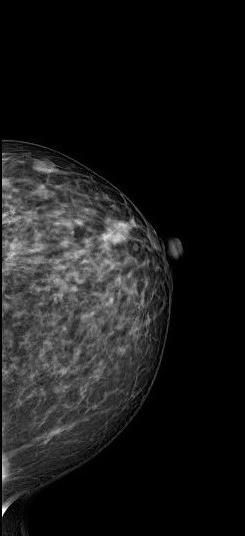
#> input picture data_test/ganas.jpg, 245 x 536 px
$ python -i helpers.py   (imports and definitions only)   (older library calls are emulated)
#> lines starting #> are read from the running program, lines starting #| are printed output that depends on the picture; after the words box and inside, x2 and y2 are one past the last pixel; in counts of white or black regions, pixels touching at a corner belong together
import pickle
import numpy as np
import cv2
from skimage.feature import graycomatrix, graycoprops, local_binary_pattern

# Load model and scaler
# [6 lines not run here, left out]


# Define GLCM parameters
glcm_distances = [1, 2, 3, 4]
glcm_angles = [0, np.pi/4, np.pi/2, 3*np.pi/4, np.pi, 5*np.pi/4, 3*np.pi/2]
glcm_properties = ['contrast', 'homogeneity', 'energy', 'correlation', 'dissimilarity', 'ASM']
hsv_properties = ['hue', 'saturation', 'value']

# Class names
class_names = ['ganas', 'jinak', 'normal']


# [56 lines left out: functions predict_image, extract_features, not called in this run]

def process_and_save_image(image_path):
    # Load and resize the original image
#> called with image_path = 'data_test/ganas.jpg'
    image = cv2.imread(image_path)
#> image is the input picture: shape (536, 245, 3); min 0, max 255, mean 26.4
    resized_image = cv2.resize(image, (256, 256))

    # Convert the image to grayscale
    gray_image = cv2.cvtColor(resized_image, cv2.COLOR_BGR2GRAY)

    # Local Binary Pattern (LBP) - memberikan tekstur yang lebih jelas
    radius = 3
    n_points = 8 * radius
    lbp = local_binary_pattern(gray_image, n_points, radius, method="uniform")
    lbp_image = (lbp / lbp.max() * 255).astype(np.uint8)
    lbp_image = cv2.merge([lbp_image]*3)
#> lbp_image: shape (256, 256, 3)

    # Sobel Edge Detection - untuk deteksi tepi
    sobelx = cv2.Sobel(gray_image, cv2.CV_64F, 1, 0, ksize=3)
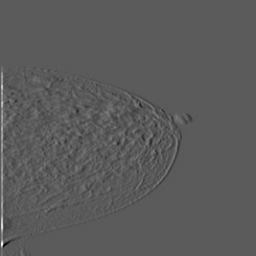
#> sobelx: shape (256, 256) float64; min -523, max 937, mean -0.1; drawn with min black and max white
    sobely = cv2.Sobel(gray_image, cv2.CV_64F, 0, 1, ksize=3)
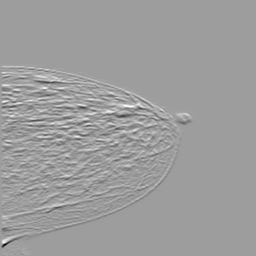
#> sobely: shape (256, 256) float64; min -769, max 474, mean 0.1; drawn with min black and max white
    sobel_edges = cv2.magnitude(sobelx, sobely)
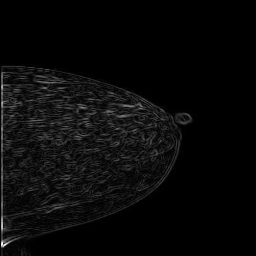
#> sobel_edges: shape (256, 256) float64; min 0, max 947, mean 34.9; drawn with min black and max white
    sobel_edges = cv2.normalize(sobel_edges, None, 0, 255, cv2.NORM_MINMAX).astype(np.uint8)
    sobel_edges = cv2.merge([sobel_edges]*3)
#> sobel_edges: shape (256, 256, 3)

    # Adaptive Thresholding - membantu memisahkan area penting
    adaptive_thresh = cv2.adaptiveThreshold(
        gray_image,
        255,
        cv2.ADAPTIVE_THRESH_GAUSSIAN_C,
        cv2.THRESH_BINARY,
        11,
        2
    )
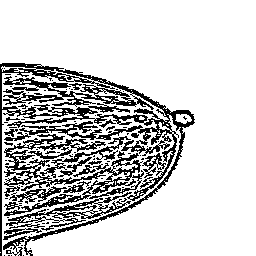
#> adaptive_thresh: shape (256, 256); 80.1% white; black in thin lines or dots, all inside (x1, y1, x2, y2) = (0, 63, 195, 256)
    adaptive_thresh = cv2.merge([adaptive_thresh]*3)

    # Original grayscale image
    gray_3ch = cv2.merge([gray_image]*3)

    # Combine images horizontally (2x2 grid)
    top_row = np.hstack([gray_3ch, sobel_edges])
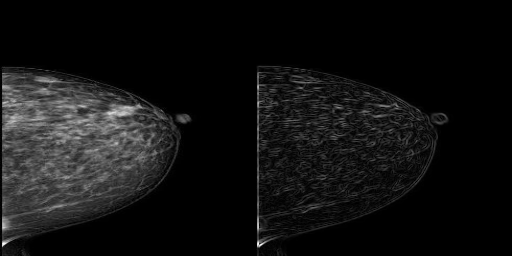
#> top_row: shape (256, 512, 3); min 0, max 255, mean 17.8
    bottom_row = np.hstack([adaptive_thresh, lbp_image])
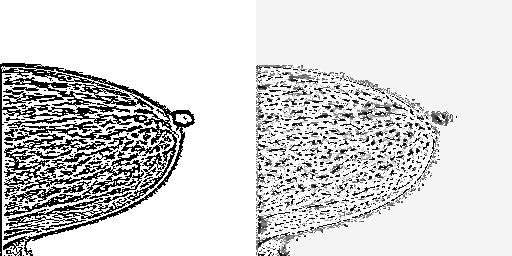
#> bottom_row: shape (256, 512, 3); min 0, max 255, mean 213.1

    # Combine rows vertically
    combined_image = np.vstack([top_row, bottom_row])
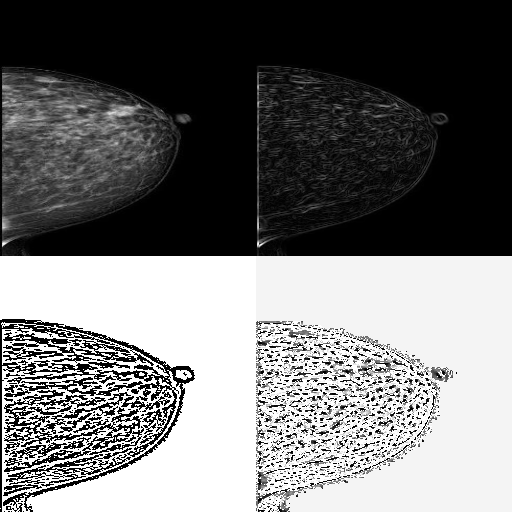
#> combined_image: shape (512, 512, 3); min 0, max 255, mean 115.4

    return combined_image

>>> result = process_and_save_image('data_test/ganas.jpg')

$ run again, on data_test/jinak.jpg
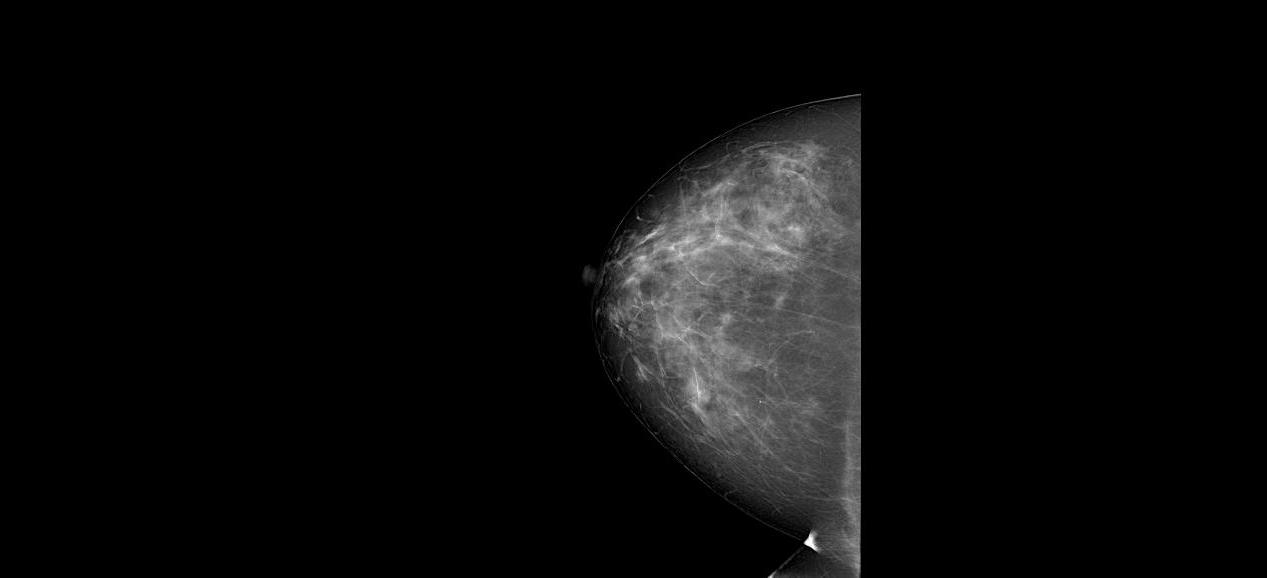
#> input picture data_test/jinak.jpg, 1267 x 578 px
#> in process_and_save_image, image is the input picture: shape (578, 1267, 3); min 0, max 255, mean 10.7
#> in process_and_save_image, `adaptive_thresh = cv2.adaptiveThreshold( gray_image, 255, cv2.ADAPTIVE..`:
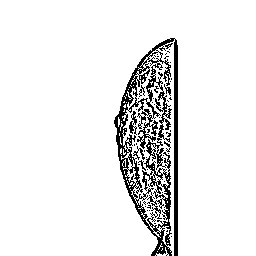
#> adaptive_thresh: shape (256, 256); 91.9% white; black in thin lines or dots, all inside (x1, y1, x2, y2) = (114, 38, 178, 256)
#> in process_and_save_image, `combined_image = np.vstack([top_row, bottom_row])`:
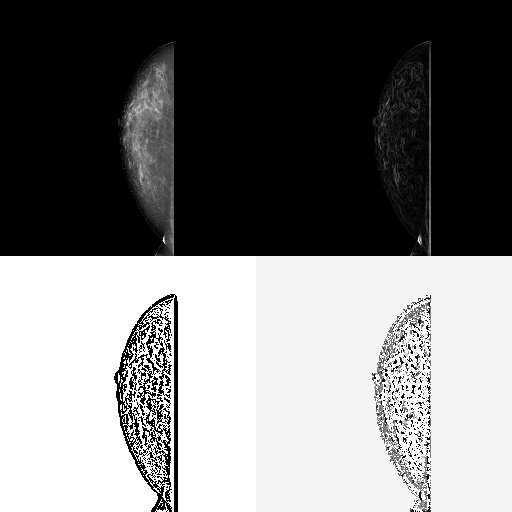
#> combined_image: shape (512, 512, 3); min 0, max 255, mean 120.9

$ run again, on data_test/normal.jpg
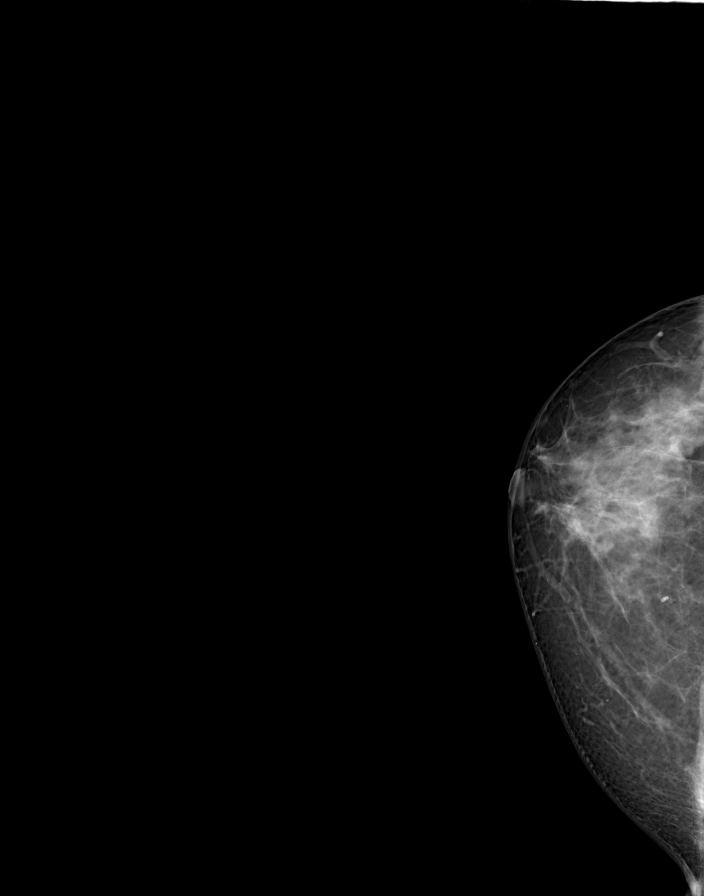
#> input picture data_test/normal.jpg, 2816 x 3584 px (shown at 1/4 size)
#> in process_and_save_image, image is the input picture: shape (3584, 2816, 3); min 0, max 255, mean 10.3
#> in process_and_save_image, `adaptive_thresh = cv2.adaptiveThreshold( gray_image, 255, cv2.ADAPTIVE..`:
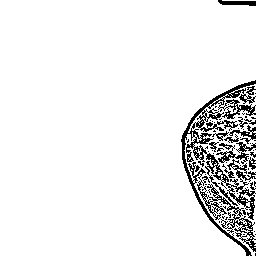
#> adaptive_thresh: shape (256, 256); 92.6% white; black in thin lines or dots, all inside (x1, y1, x2, y2) = (181, 0, 256, 256)
#> in process_and_save_image, `combined_image = np.vstack([top_row, bottom_row])`:
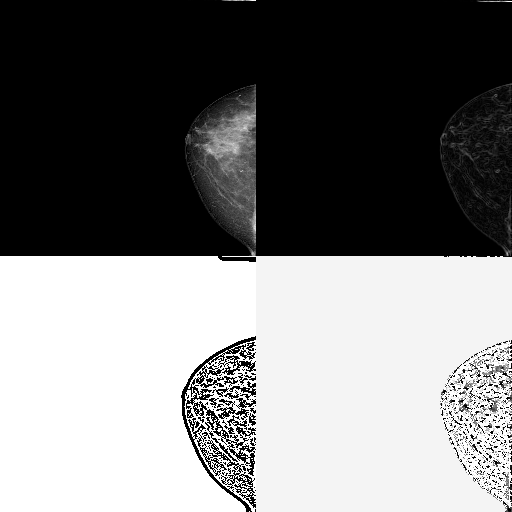
#> combined_image: shape (512, 512, 3); min 0, max 255, mean 121.6
